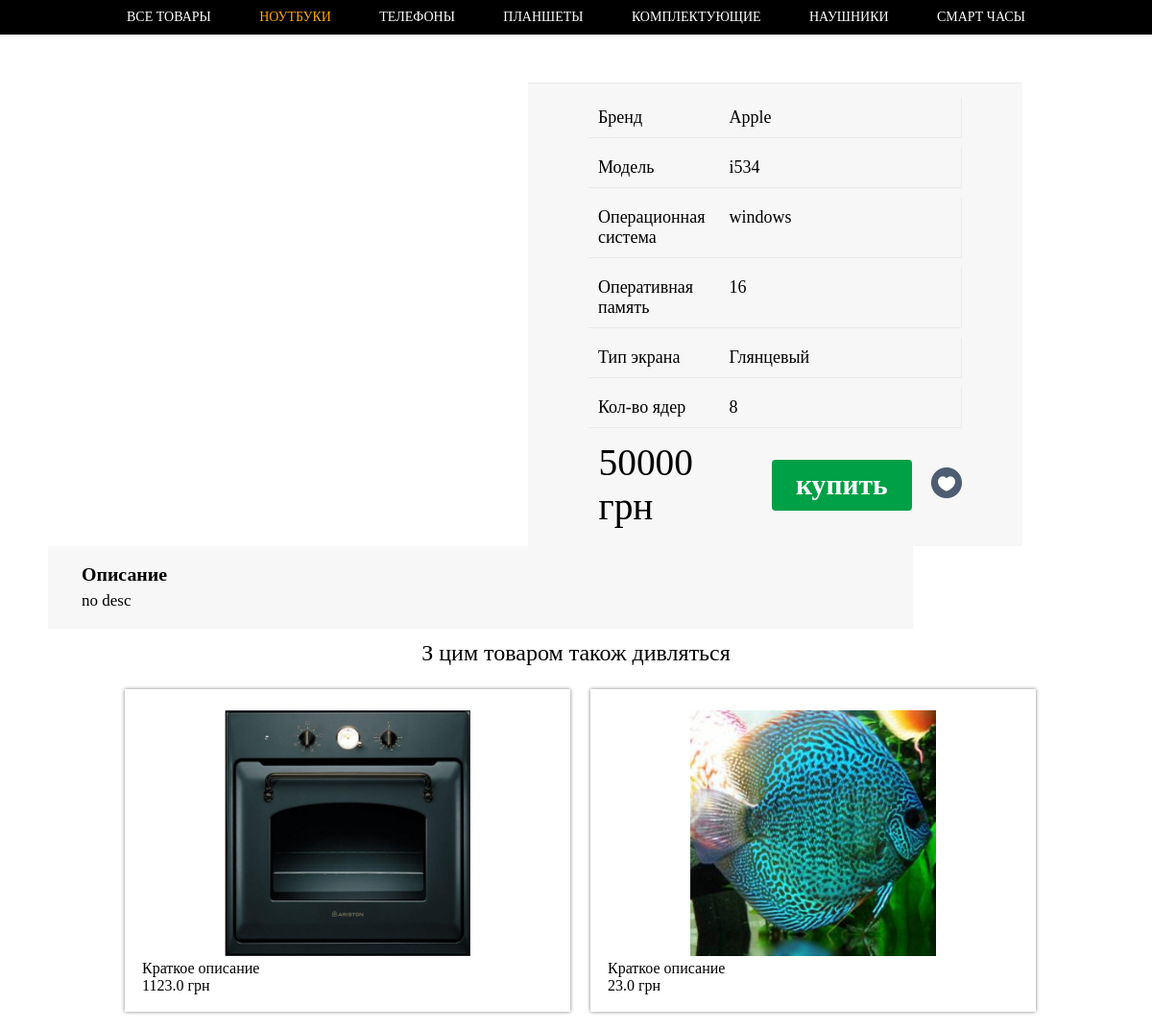
Page /laptop-info/12/ on the committed database.
### category/models.py (models this page shows, shortened)
class Laptop(models.Model):
    category = models.ForeignKey(Category , on_delete=models.CASCADE , default=1)
    model =  models.CharField(max_length=255 , verbose_name='Модель ноутбука' , default='i534')
    brand =  models.CharField(max_length=255 , verbose_name='Бренд ' , default='Apple')
    diagonal =  models.CharField(max_length=255 , verbose_name='Диагональ ' , default='12')
    oper_system =  models.CharField(max_length=255 , verbose_name='Операционная система' , choices=OPERATION_SYSTEM)
    oper_memory = models.IntegerField(verbose_name='ОЗУ' , default=16)
    type_monitor = models.CharField(max_length=255 , verbose_name='Тип экрана' , choices=TYPE_MONITOR)
    count_core = models.IntegerField(verbose_name='Количество ядер' , default=8)
    price = models.IntegerField(verbose_name='Цена' , default='50000')
    image = models.ImageField(upload_to='images/', blank=True, null=True ,  verbose_name='Картинка')
    desc = models.TextField(max_length=500, verbose_name='Описание ', default='no desc' )

class SourceDetail(models.Model):
    category  = models.ForeignKey(Category , on_delete=models.CASCADE , verbose_name="Комлектующие в категории")
    title = models.CharField(max_length=255 , verbose_name='Назва', default='')
    short_desc = models.CharField(max_length=255 , verbose_name='Краткое описание' , default='Краткое описание')
    image  = models.ImageField(upload_to='images/')
    price = models.FloatField()
    content  = RichTextUploadingField(default='')
    def __str__(self):
        return '{} {}'.format(self.title , self.short_desc)

### category/views.py (the view)
# urls.py: path('laptop-info/<int:pk>/', views.LaptopDetailView.as_view(), name='laptop-detail'),
class LaptopDetailView(DetailView):
    queryset = Laptop.objects.all()
    template_name = 'category/laptop_detail.html'
    def get_context_data(self, **kwargs):
        context = super(LaptopDetailView, self).get_context_data(**kwargs)
        source_detail = SourceDetail.objects.filter(category=Category.objects.get(name='laptops'))
        print(source_detail)
        context['category_name'] = 'laptops'
        context['all_categories'] = all_categories
        context['source_detail'] = source_detail
        return context
    def get_object(self, queryset=None):
        obj = super().get_object()
        obj.save()
        return obj

### category/models.py (called while the page is built)
    def __str__(self):
        return self.name

### eshop/templates/category/laptop_detail.html (shortened to what this page needs)
{% extends 'category/index.html' %}
{% block content %}
{% include 'category/item_product.html' with object=object %}
<p class="view-more">З цим товаром також дивляться</p>
<div class="owl-carousel">
    {% for detail in source_detail %}
    <div class="detail-wrap">
        <a href="{% url 'source_detail_item' id=detail.id %}"></a>
        <div class="image">
            <img src="{{ detail.image.url }}" alt="">
        </div>
        <div class="desc-item">{{ detail.short_desc }}</div>
        <div class="price-item">{{ detail.price }} грн</div>
    </div>
   {% endfor %}
</div>
{% endblock %}

### eshop/templates/category/index.html (shortened to what this page needs)
<!DOCTYPE html>
<html lang="en">
<head>
</head>
<body>
<div class="page-wrapper">
    {% include "includes/header.html" with a=5%}
    <section class="content">
        <div class="container">
            {% block content %}{% endblock  %}
        </div>
    </section>
</div>
</body>
</html>

### eshop/templates/includes/header.html (shortened to what this page needs)
{% load static %}
<link rel="stylesheet" href="{% static 'css/style.min.css' %}">
<link rel="stylesheet" href="{% static 'css/vendors.min.css' %}">
<header class="{% if className == 'header' %} {{ className }} {% endif %} " >
    <nav class="navigation">
        <a class="{% if category_name == 'all' %} active-tab {% endif %}" href="/">Все товары</a>
        <a class="{% if category_name == 'laptops' %} active-tab {% endif %}" href="{% url 'laptops' %}">Ноутбуки</a>
        <a class="{% if category_name == 'mobile_phones' %} active-tab {% endif %}"  href="{% url 'phones' %}">Телефоны</a>
        <a class="{% if category_name == 'tablet' %} active-tab {% endif %}" href="">Планшеты</a>
        <a class="{% if category_name == 'source_details' %} active-tab {% endif %}" href="">Комплектующие</a>
        <a class="{% if category_name == 'nau' %} active-tab {% endif %}" href="">Наушники</a>
        <a href="">Смарт часы</a>
    </nav>
</header>

### eshop/templates/category/item_product.html (shortened to what this page needs)
{% load static %}
{% if object %}
    <div class="object-item" style="  margin-left: -70px;">
        {% if object.image %}
        <img  src="{{ object.image.url }}" alt="">
        {% endif  %}
        <div class="desc-item-wrap">
            <div class="desc-item">
                <div class="info-item">
                    <p class="left">Бренд</p>
                    <p class="right">{{ object.brand }}</p>
                </div>
                <div class="info-item">
                    <p class="left" >Модель</p>
                    <p class="right">{{ object.model }}</p>
                </div>
                 <div class="info-item">
                    <p class="left" >Операционная система</p>
                    <p class="right">{{ object.oper_system }}</p>
                </div>
                 <div class="info-item">
                    <p class="left" >Оперативная память</p>
                    <p class="right">{{ object.oper_memory }}</p>
                </div>
                 <div class="info-item">
                    <p class="left" >Тип экрана</p>
                    <p class="right">{{ object.get_type_monitor_display }}</p>
                </div>
                 <div class="info-item">
                    <p class="left" >Кол-во ядер</p>
                    <p class="right">{{ object.count_core }}</p>
                </div>
                 <div class="btns">
                     <p class="price">{{ object.price }} грн</p>
                  <a data-id="{{ object.id }}" data-category = '{{ object.category }}' class="js-add-backet to_backet" href="{% url 'backet:add-to-backet' object.id object.category %}">купить</a>
                    <a href="">
                        <img class="heart-icon" src="{% static 'image/heart.png' %}" alt="">
                    </a>
            </div>
         </div>
        </div>
        <div class="desc">
                    <h3 class="left" >Описание</h3>
                    <p class="right">{{ object.desc }}</p>
                </div>
    </div>
{% endif %}

### rows in the picture
Laptop: image (picture), brand "Apple", model "i534", oper_system "windows", oper_memory "16", type_monitor "Глянцевый", count_core "8", price "50000", desc "no desc"
SourceDetail: image (picture), short_desc "Краткое описание", price "1123.0"
SourceDetail: image (picture), short_desc "Краткое описание", price "23.0"
